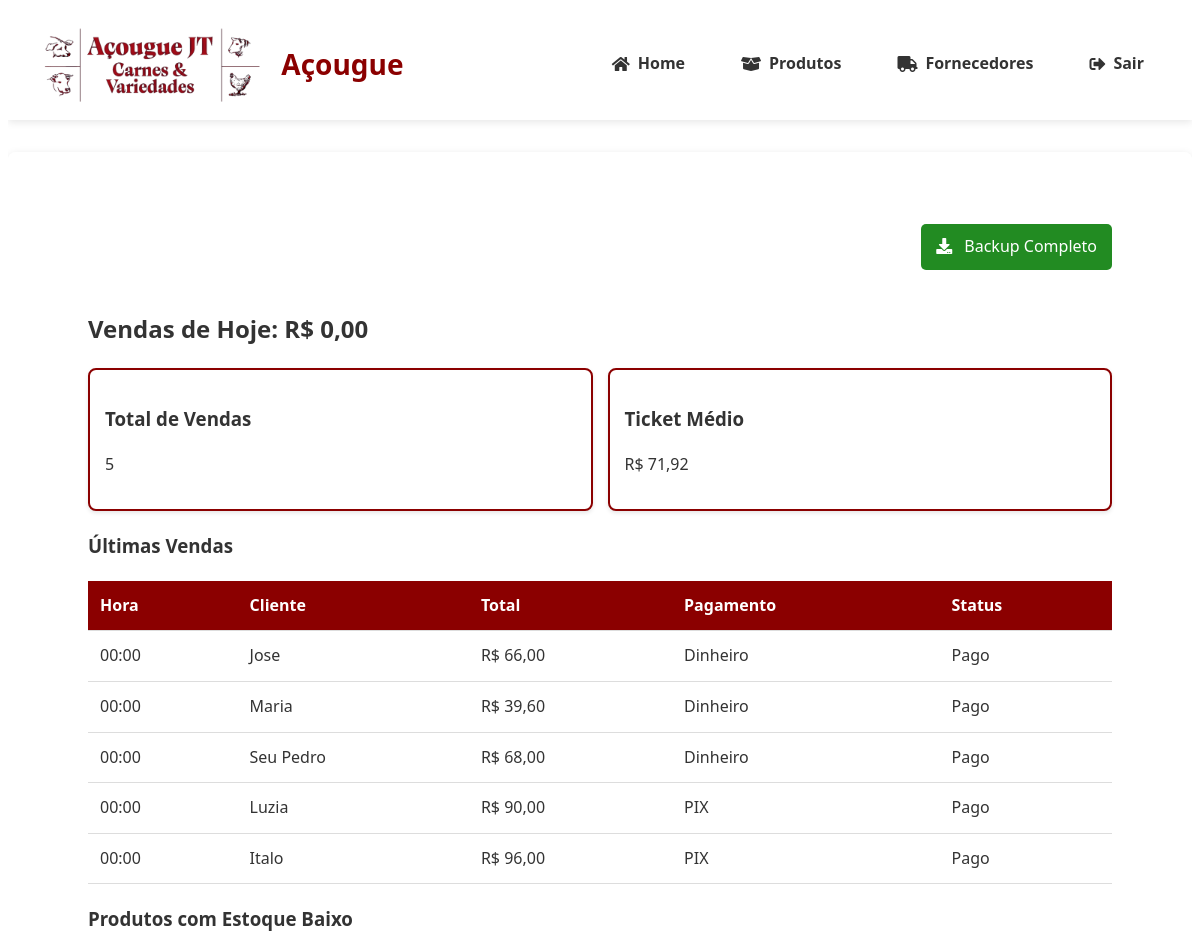
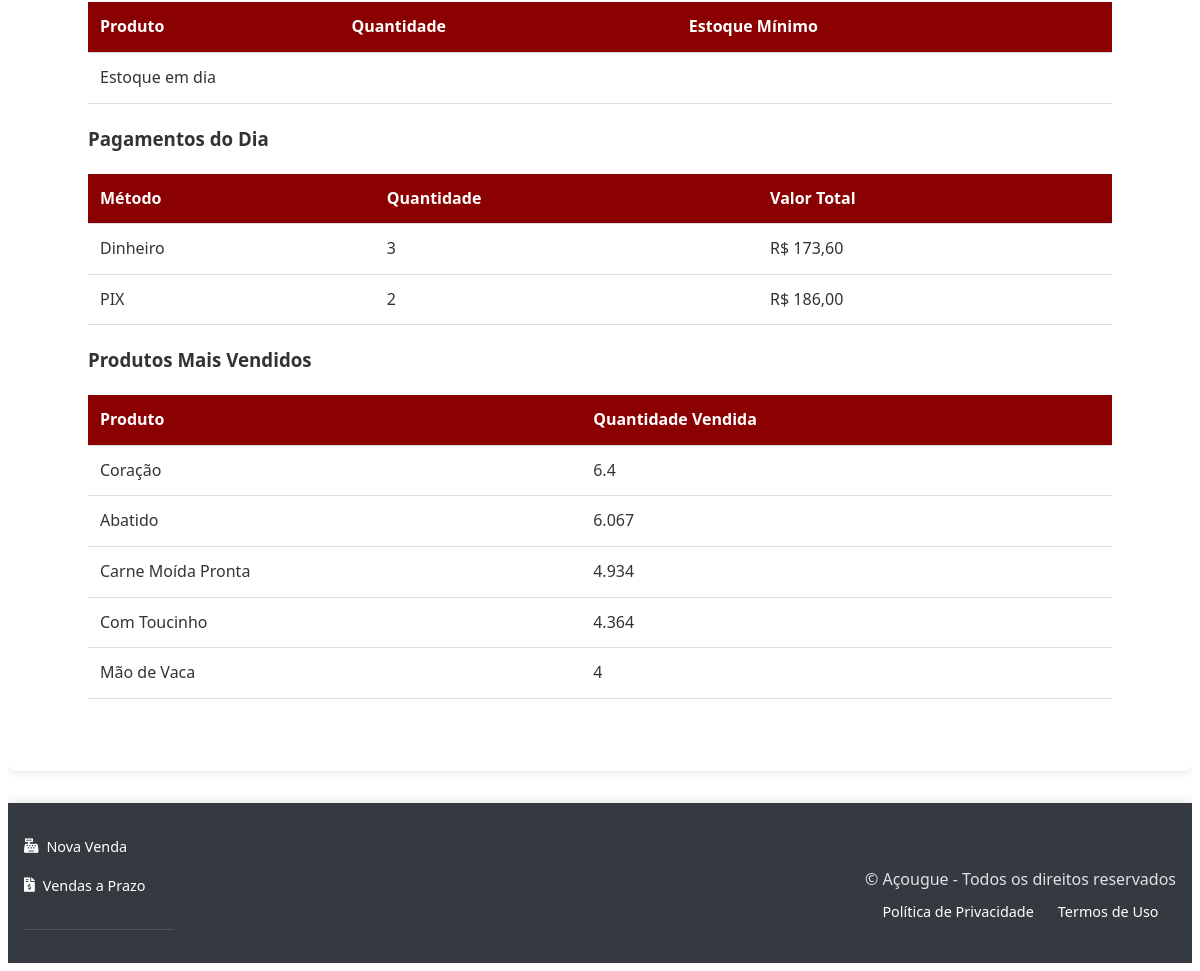
The page /dashboard (signed in) on the database as committed earlier (2 pictures, top to bottom).
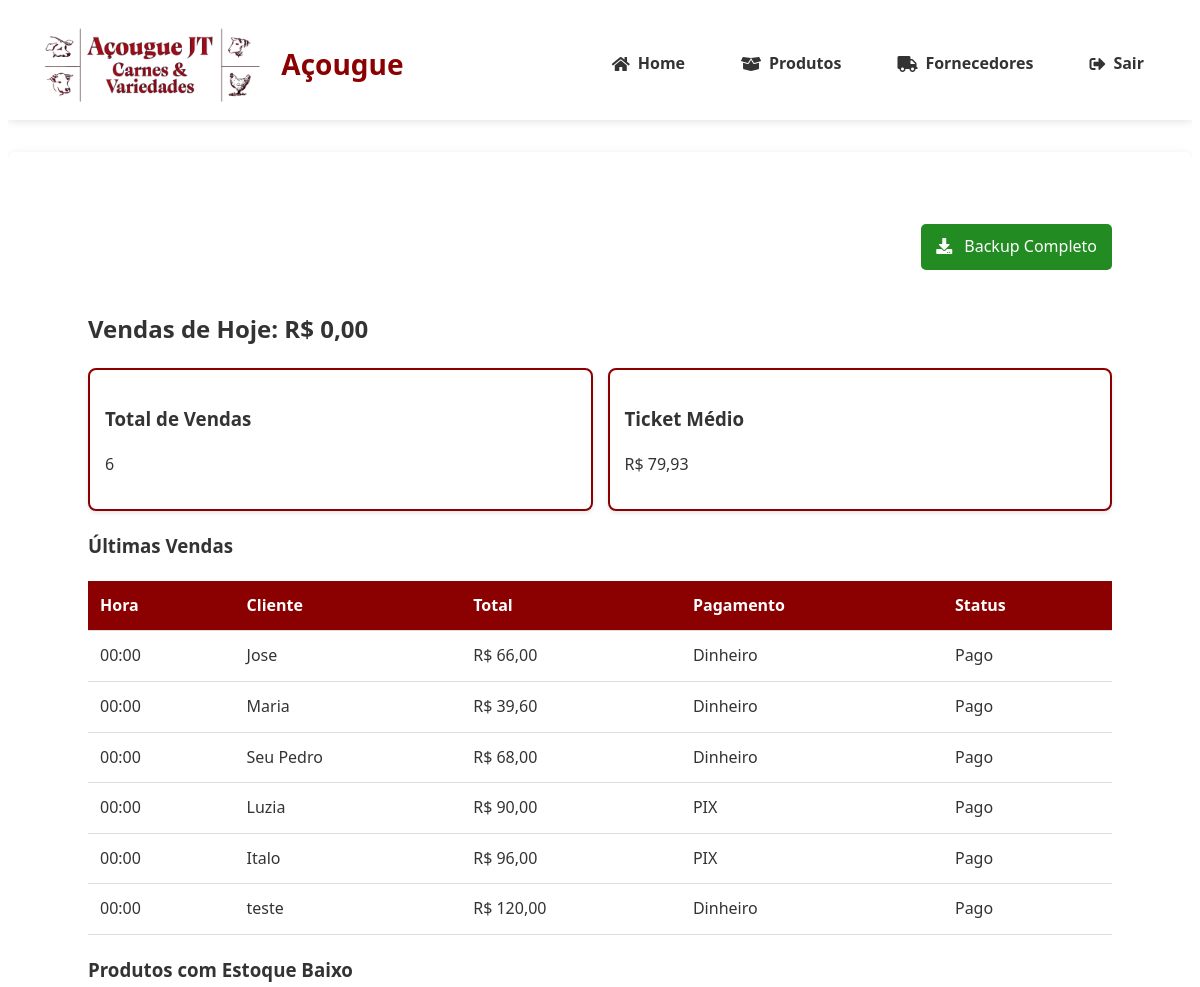
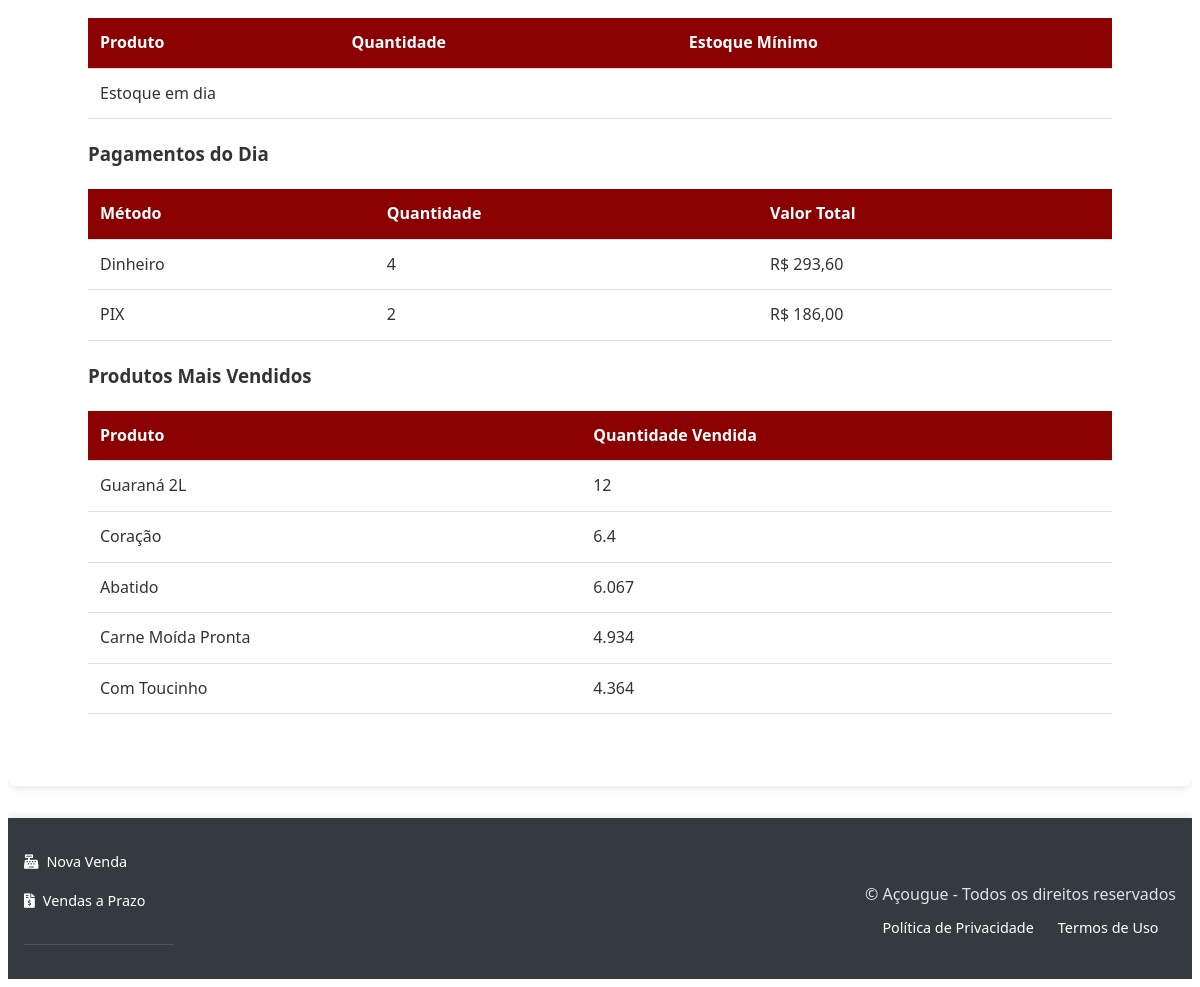
The same page on the database as committed later (2 pictures, top to bottom).
### tables this page shows
CREATE TABLE vendas (
                id TEXT PRIMARY KEY,
                data TIMESTAMP DEFAULT CURRENT_TIMESTAMP,
                cliente_cpf TEXT,
                cliente_nome TEXT,  
                total DECIMAL(10,2) NOT NULL,
                metodo_pagamento TEXT NOT NULL,
                usuario_id INTEGER NOT NULL REFERENCES users(id) ON DELETE CASCADE,
                status_pagamento TEXT NOT NULL DEFAULT 'pago',
                data_vencimento DATE,
                observacao TEXT
            );

CREATE TABLE produtos (
                id INTEGER PRIMARY KEY AUTOINCREMENT,
                nome TEXT NOT NULL,
                descricao TEXT,
                categoria TEXT NOT NULL,
                preco DECIMAL(10,2) NOT NULL,
                quantidade INTEGER NOT NULL,
                estoque_minimo INTEGER DEFAULT 0,
                codigo_barras TEXT UNIQUE,
                foto TEXT,
                fornecedor_id INTEGER REFERENCES fornecedores(id) ON DELETE SET NULL,
                data_validade DATE,
                created_at TIMESTAMP DEFAULT CURRENT_TIMESTAMP,
                updated_at TIMESTAMP DEFAULT CURRENT_TIMESTAMP,
                tipo_venda TEXT NOT NULL DEFAULT 'unidade'
            );

### app.py (the view)
@app.route('/dashboard')
@login_required
def dashboard():
    with get_db_connection() as conn:
        cursor = conn.cursor()
        is_gerente = session['role'] == 'gerente'
        data = {'is_gerente': is_gerente}
        cursor.execute('''
            SELECT
                v.id, v.data, v.cliente_nome as cliente, v.total,
                v.metodo_pagamento, v.status_pagamento
            FROM vendas v
            WHERE DATE(v.data) = DATE('now')
            ORDER BY v.data DESC
        ''')
        data['vendas_hoje'] = [dict(zip([column[0] for column in cursor.description], row))
                       for row in cursor.fetchall()]
        cursor.execute('SELECT SUM(total) as total FROM vendas WHERE DATE(data) = DATE("now")')
        data['total_dia'] = cursor.fetchone()['total'] or 0
        cursor.execute('''
            SELECT nome, quantidade, estoque_minimo
            FROM produtos
            WHERE quantidade < estoque_minimo
            ORDER BY quantidade ASC
        ''')
        data['alertas_estoque'] = cursor.fetchall()
        if is_gerente:
            cursor.execute("SELECT COUNT(*) as total FROM vendas")
            data['total_vendas'] = cursor.fetchone()['total']
            cursor.execute('''
                SELECT
                    COUNT(*) as total_vendas_hoje,
                    SUM(total) as total_receita_hoje,
                    AVG(total) as ticket_medio_hoje
                FROM vendas
                WHERE DATE(data) = DATE('now')
            ''')
            data.update(cursor.fetchone())
            cursor.execute('''
                SELECT metodo_pagamento, COUNT(*) as quantidade,
                       SUM(total) as valor_total
                FROM vendas
                WHERE DATE(data) = DATE('now')
                GROUP BY metodo_pagamento
            ''')
            data['metodos_pagamento'] = cursor.fetchall()
            cursor.execute('''
                SELECT p.nome, SUM(vi.quantidade) as quantidade_vendida
                FROM venda_itens vi
                JOIN produtos p ON vi.produto_id = p.id
                GROUP BY vi.produto_id
                ORDER BY quantidade_vendida DESC
                LIMIT 5
            ''')
            data['top_produtos'] = cursor.fetchall()
        return render_template('dashboard.html', **data)

### app.py (called while the page is built)
def format_datetime(value, format='%d/%m/%Y %H:%M'):
    if value is None:
        return ''
    if isinstance(value, str):
        try:
            value = datetime.strptime(value, '%Y-%m-%d %H:%M:%S')
        except ValueError:
            try:
                value = datetime.strptime(value, '%Y-%m-%d')
            except ValueError:
                return value
    return value.strftime(format)

@app.template_filter('format_currency')
def format_currency(value):
    try:
        return f"R$ {float(value):,.2f}".replace(",", "X").replace(".", ",").replace("X", ".")
    except (ValueError, TypeError):
        return "R$ 0,00"

### banco_dados.py (called while the page is built)
@contextmanager
def get_db_connection():
    db_path = os.environ.get('DB_PATH', 'acougue.db')
    conn = sqlite3.connect(f'file:{db_path}', uri=True)
    conn.row_factory = sqlite3.Row
    conn.execute("PRAGMA foreign_keys = ON")
    try:
        yield conn
    finally:
        conn.close()

### templates/dashboard.html (shortened to what this page needs)
{% extends "base.html" %}
{% block content %}
<div class="dashboard-container">
    {% if is_gerente %}
    <div class="backup-section">
        <a href="{{ url_for('download_backup') }}" class="backup-button">
            <i class="fas fa-download"></i> Backup Completo
        </a>
    </div>
    {% endif %}
    <div class="metricas-principais">
        <h2>Vendas de Hoje: {{ total_dia|format_currency }}</h2>
        <div class="cards">
            <div class="card">
                <h3>Total de Vendas</h3>
                <p>{{ vendas_hoje|length }}</p>
            </div>
            {% if is_gerente %}
            <div class="card">
                <h3>Ticket Médio</h3>
                <p>{{ ticket_medio_hoje|format_currency }}</p>
            </div>
            {% endif %}
        </div>
    </div>
    <section class="vendas-section">
        <h3>Últimas Vendas</h3>
        <table>
            <thead>
                <tr>
                    <th>Hora</th>
                    <th>Cliente</th>
                    <th>Total</th>
                    <th>Pagamento</th>
                    {% if is_gerente %}<th>Status</th>{% endif %}
                </tr>
            </thead>
            <tbody>
                {% for venda in vendas_hoje %}
                <tr>
                    <td>{{ venda.data|format_datetime('%H:%M') }}</td>
                    <td>{{ venda.cliente }}</td>
                    <td>{{ venda.total|format_currency }}</td>
                    <td>{{ venda.metodo_pagamento }}</td>
                    {% if is_gerente %}
                    <td>{{ venda.status_pagamento|capitalize }}</td>
                    {% endif %}
                </tr>
                {% endfor %}
            </tbody>
        </table>
    </section>
    <section class="alertas-section">
        <h3>Produtos com Estoque Baixo</h3>
        <table>
            <thead>
                <tr>
                    <th>Produto</th>
                    <th>Quantidade</th>
                    <th>Estoque Mínimo</th>
                </tr>
            </thead>
            <tbody>
                {% for produto in alertas_estoque %}
                <tr>
                    <td>{{ produto.nome }}</td>
                    <td>{{ produto.quantidade }}</td>
                    <td>{{ produto.estoque_minimo }}</td>
                </tr>
                {% else %}
                <tr>
                    <td colspan="3">Estoque em dia</td>
                </tr>
                {% endfor %}
            </tbody>
        </table>
    </section>
    {% if is_gerente %}
    <section class="metodos-pagamento">
        <h3>Pagamentos do Dia</h3>
        <table>
            <thead>
                <tr>
                    <th>Método</th>
                    <th>Quantidade</th>
                    <th>Valor Total</th>
                </tr>
            </thead>
            <tbody>
                {% for metodo in metodos_pagamento %}
                <tr>
                    <td>{{ metodo.metodo_pagamento }}</td>
                    <td>{{ metodo.quantidade }}</td>
                    <td>{{ metodo.valor_total|format_currency }}</td>
                </tr>
                {% endfor %}
            </tbody>
        </table>
    </section>
    <section class="top-produtos">
        <h3>Produtos Mais Vendidos</h3>
        <table>
            <thead>
                <tr>
                    <th>Produto</th>
                    <th>Quantidade Vendida</th>
                </tr>
            </thead>
            <tbody>
                {% for produto in top_produtos %}
                <tr>
                    <td>{{ produto.nome }}</td>
                    <td>{{ produto.quantidade_vendida }}</td>
                </tr>
                {% else %}
                <tr>
                    <td colspan="2">Sem dados</td>
                </tr>
                {% endfor %}
            </tbody>
        </table>
    </section>
    {% endif %}
</div>
{% endblock %}

Rows that differ between the two databases and show on the page:
no longer on this page (row unchanged): produtos: nome "Mão de Vaca", quantidade_vendida "4"
added vendas: data "00:00", cliente "teste", total "R$ 120,00", metodo_pagamento "Dinheiro", status_pagamento "Pago"
now on this page (row edited): produtos: nome "Guaraná 2L", quantidade_vendida "12"
Other text that changed with them:
{{ vendas_hoje|length }}: "5" → "6"
{{ ticket_medio_hoje|format_currency }}: "R$ 71,92" → "R$ 79,93"
new list line: "Dinheiro 4 R$ 293,60"
list line gone: "Dinheiro 3 R$ 173,60"
